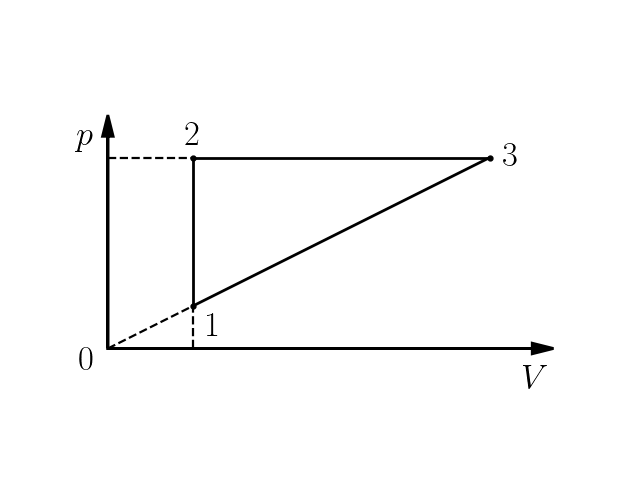

This chart was generated by the following Python code:
from MKT import *

axes = Axes(10, 'P/$p$', 'V/$V$', ltx=True, yratio=0.5, null=True, fontsize=25)

p1 = (1, '')
p2 = (4.5, '')
v1 = (2, '')
v2 = (9, '')
state1 = State(axes, p=p1, v=v1, xtick=False, ytick=False, patch='$1$', patch_pos='BR')
state2 = State(axes, p=p2, v=v1, xtick=False, ytick=False, patch='$2$', patch_pos='T')
state3 = State(axes, p=p2, v=v2, xtick=False, ytick=False, patch='$3$', patch_pos='R')

axes.process(state1, state2, arrow=False)
axes.process(state2, state3, arrow=False)
axes.process(state3, state1, arrow=False)

axes.marker(state1, ms=7)
axes.marker(state2, ms=7)
axes.marker(state3, ms=7)

axes.line(state1, 'yp')
axes.line(state1, '0')
axes.line(state2, 'xp')

#savefig('2.1.5.pdf')
show()
